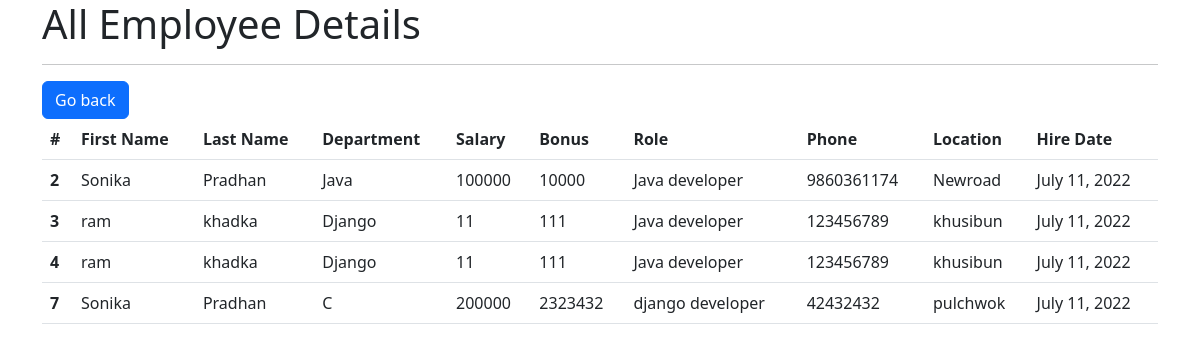
Page /viewall/ on the committed database.
### base/models.py (models this page shows, shortened)
class Employee(models.Model):
    first_name = models.CharField(max_length=100, null=False)
    last_name = models.CharField(max_length=100, null=False)
    dept = models.ForeignKey(Department, on_delete=models.CASCADE)
    salary = models.IntegerField(default=0)
    bonus = models.IntegerField(default=0)
    role = models.ForeignKey(Role, on_delete=models.CASCADE)
    phone = models.IntegerField(null=False)
    hire_date = models.DateField()

class Department(models.Model):
    name = models.CharField(max_length=100, null=False)
    location = models.CharField(max_length=100)

class Role(models.Model):
    name = models.CharField(max_length=100, null=False)

### base/views.py (the view)
# urls.py: path('viewall/', views.viewallPage, name='viewall'),
def viewallPage(request):
    emps = Employee.objects.all()
    context = {'emps': emps}
    return render(request, 'base/viewall.html', context)

### base/templates/base/viewall.html (shortened to what this page needs)
<!doctype html>
<html lang="en">
  <head>
<link href="https://cdn.jsdelivr.net/npm/bootstrap@5.2.0-beta1/dist/css/bootstrap.min.css" rel="stylesheet">
  </head>
  <body>
    <div class="container">
        <h1>All Employee Details</h1>
        <hr>
        <a href="{% url 'index'%}" class="btn btn-primary">Go back</a>
        <table class="table caption-top">
            <thead>
              <tr>
                <th scope="col">#</th>
                <th scope="col">First Name</th>
                <th scope="col">Last Name</th>
                <th scope="col">Department</th>
                <th scope="col">Salary</th>
                <th scope="col">Bonus</th>
                <th scope="col">Role</th>
                <th scope="col">Phone</th>
                <th scope="col">Location</th>
                <th scope="col">Hire Date</th>
              </tr>
            </thead>
            <tbody>
                {% for emp in emps %}
              <tr>
                <th scope="row">{{emp.id}}</th>
                <td>{{emp.first_name}}</td>
                <td>{{emp.last_name}}</td>
                <td>{{emp.dept.name}}</td>
                <td>{{emp.salary}}</td>
                <td>{{emp.bonus}}</td>
                <td>{{emp.role.name}}</td>
                <td>{{emp.phone}}</td>
                <td>{{emp.dept.location}}</td>
                <td>{{emp.hire_date}}</td>
              </tr>
              {% empty %}
                    <p>No employee details to show</p>
                {% endfor %}
            </tbody>
          </table>
    </div>
  </body>
</html>

### rows in the picture
Employee: id "2", first_name "Sonika", last_name "Pradhan", dept.name "Java", salary "100000", bonus "10000", role.name "Java developer", phone "9860361174", dept.location "Newroad", hire_date "July 11, 2022"
Employee: id "3", first_name "ram", last_name "khadka", dept.name "Django", salary "11", bonus "111", role.name "Java developer", phone "123456789", dept.location "khusibun", hire_date "July 11, 2022"
Employee: id "4", first_name "ram", last_name "khadka", dept.name "Django", salary "11", bonus "111", role.name "Java developer", phone "123456789", dept.location "khusibun", hire_date "July 11, 2022"
Employee: id "7", first_name "Sonika", last_name "Pradhan", dept.name "C", salary "200000", bonus "2323432", role.name "django developer", phone "42432432", dept.location "pulchwok", hire_date "July 11, 2022"
